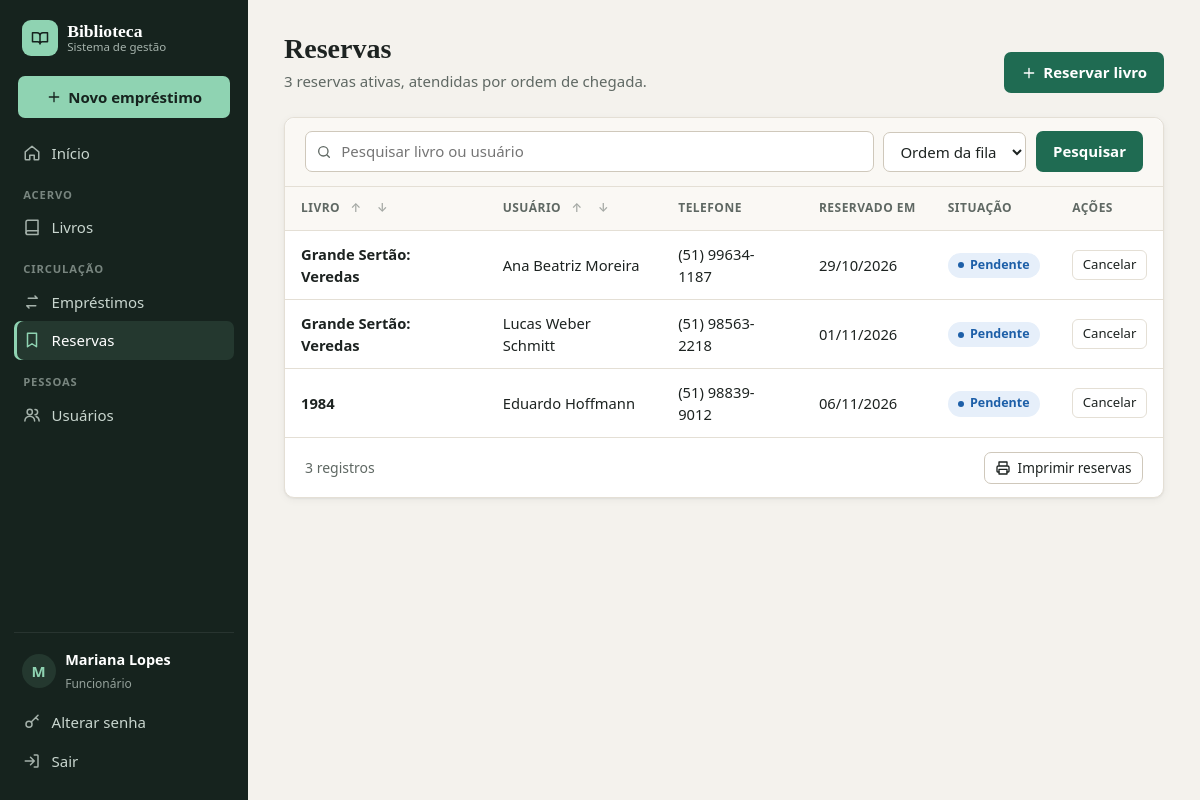
The page /reservas/ (signed in) on the database its author committed.
### meu_app/models.py (models this page shows, shortened)
class Reserva(models.Model):
    STATUS_CHOICES = [
        ('P', 'Pendente'),
        ('D', 'Disponível para retirada'),
        ('A', 'Atendida'),
        ('C', 'Cancelada'),
    ]
    usuario = models.ForeignKey(Usuario, on_delete=models.PROTECT, related_name='reservas')
    livro = models.ForeignKey(Livro, on_delete=models.PROTECT, related_name='reservas')
    funcionario = models.ForeignKey(settings.AUTH_USER_MODEL, on_delete=models.PROTECT)
    data_reserva = models.DateField(default=timezone.localdate)
    status = models.CharField(max_length=1, choices=STATUS_CHOICES, default='P')

class Livro(models.Model):
    titulo = models.CharField(max_length=200)
    autor = models.CharField(max_length=150)
    editora = models.CharField(max_length=120)
    ano_publicacao = models.PositiveIntegerField()
    isbn = models.CharField(max_length=20, unique=True)
    genero = models.CharField(max_length=100)
    quantidade_total = models.PositiveIntegerField(default=1)
    quantidade_disponivel = models.PositiveIntegerField(default=1)
    capa = models.FileField(upload_to='capas/', blank=True, null=True)
    ativo = models.BooleanField(default=True)

class Usuario(models.Model):
    nome = models.CharField(max_length=150)
    cpf = models.CharField(max_length=14, unique=True)
    telefone = models.CharField(max_length=20)
    endereco = models.CharField(max_length=250)
    ativo = models.BooleanField(default=True)
    bloqueado = models.BooleanField(default=False)
    data_cadastro = models.DateTimeField(auto_now_add=True)

### meu_app/views.py (the view)
# urls.py: path('reservas/', views.listar_reservas, name='listar_reservas'),
@login_required
def listar_reservas(request):
    pesquisa = request.GET.get('pesquisa', '')
    ordem = request.GET.get('ordem', '')
    reservas = Reserva.objects.filter(
        Q(livro__titulo__icontains=pesquisa) | Q(
            usuario__nome__icontains=pesquisa),
        status__in=['P', 'D'],
    ).select_related('usuario', 'livro')
    ordenacoes = {
        'livro': 'livro__titulo',
        'usuario': 'usuario__nome',
    }
    campo = ordenacoes.get(ordem.lstrip('-'))
    if campo is None:
        ordem = ''
        reservas = reservas.order_by('data_reserva', 'id')
    else:
        campo = Lower(campo).desc() if ordem.startswith('-') else Lower(campo).asc()
        reservas = reservas.order_by(campo, 'data_reserva', 'id')
    dados = {
        'reservas': reservas,
        'pesquisa': pesquisa,
        'ordem': ordem,
    }
    return render(request, 'listar_reservas.html', dados)

### meu_app/templates/listar_reservas.html (shortened to what this page needs)
{% extends 'base.html' %}
{% block conteudo %}
<div class="cabecalho-pagina">
    <div>
        <h1>Reservas</h1>
        <p>{{ reservas|length }} reserva{{ reservas|length|pluralize }} ativa{{ reservas|length|pluralize }}, atendidas por ordem de chegada.</p>
    </div>
    <div class="acoes nao-imprimir">
        <a class="botao" href="{% url 'cadastrar_reserva' %}">{% include '_icone.html' with nome='mais' tamanho=16 %} Reservar livro</a>
    </div>
</div>
<div class="painel">
    <form method="GET" class="filtros nao-imprimir">
        <div class="campo-busca">
            <input type="search" name="pesquisa" placeholder="Pesquisar livro ou usuário" value="{{ pesquisa }}" aria-label="Pesquisar">
        </div>
        <select name="ordem" aria-label="Ordenar por" onchange="this.form.submit()">
            <option value="" {% if not ordem %}selected{% endif %}>Ordem da fila</option>
        </select>
        <button type="submit" class="botao">Pesquisar</button>
    </form>
    <div class="tabela-rolagem">
        <table class="tabela tabela-responsiva">
            <thead>
                <tr>
                    <th><span class="ordenar">Livro <a href="?ordem=livro&pesquisa={{ pesquisa|urlencode }}" class="nao-imprimir">↑</a><a href="?ordem=-livro&pesquisa={{ pesquisa|urlencode }}" class="nao-imprimir">↓</a></span></th>
                    <th><span class="ordenar">Usuário <a href="?ordem=usuario&pesquisa={{ pesquisa|urlencode }}" class="nao-imprimir">↑</a><a href="?ordem=-usuario&pesquisa={{ pesquisa|urlencode }}" class="nao-imprimir">↓</a></span></th>
                    <th>Telefone</th>
                    <th>Reservado em</th>
                    <th>Situação</th>
                    <th class="nao-imprimir">Ações</th>
                </tr>
            </thead>
            <tbody>
                {% for reserva in reservas %}
                <tr>
                    <td class="titulo-celular forte">{{ reserva.livro.titulo }}</td>
                    <td data-label="Usuário">{{ reserva.usuario.nome }}</td>
                    <td data-label="Telefone">{{ reserva.usuario.telefone }}</td>
                    <td data-label="Reservado em">{{ reserva.data_reserva|date:'d/m/Y' }}</td>
                    <td data-label="Situação">
                        {% if reserva.status == 'D' %}
                            <span class="etiqueta etiqueta-ok">{{ reserva.get_status_display }}</span>
                        {% else %}
                            <span class="etiqueta etiqueta-info">{{ reserva.get_status_display }}</span>
                        {% endif %}
                    </td>
                    <td class="td-acoes nao-imprimir">
                        <form method="post" action="{% url 'cancelar_reserva' reserva.id %}" class="form-acao" onsubmit="return confirm('Confirmar o cancelamento desta reserva?')">{% csrf_token %}<button type="submit" class="botao-acao perigo">Cancelar</button></form>
                    </td>
                </tr>
                {% empty %}
                <tr><td colspan="6" class="vazio">Nenhuma reserva encontrada.</td></tr>
                {% endfor %}
            </tbody>
        </table>
    </div>
    <div class="painel-rodape nao-imprimir">
        <span>{{ reservas|length }} registro{{ reservas|length|pluralize }}</span>
        <button class="botao botao-secundario botao-pequeno" onclick="window.print()">{% include '_icone.html' with nome='imprimir' tamanho=16 %} Imprimir reservas</button>
    </div>
</div>
{% endblock %}

### meu_app/templates/_menu.html (shortened to what this page needs)
{% if user.is_authenticated %}
{% with rota=request.resolver_match.url_name %}
<aside class="barra-lateral nao-imprimir">
    <a class="marca" href="{% url 'index' %}">
        <span class="marca-icone">{% include '_icone.html' with nome='logo' %}</span>
        <span class="marca-nome">Biblioteca <small>Sistema de gestão</small></span>
    </a>
    <a class="lateral-cta" href="{% url 'cadastrar_emprestimo' %}">
        {% include '_icone.html' with nome='mais' tamanho=16 %} Novo empréstimo
    </a>
    <nav>
        <div class="menu-grupo">
            <a class="menu-link {% if rota == 'index' %}ativo{% endif %}" href="{% url 'index' %}">
                {% include '_icone.html' with nome='inicio' %} Início
            </a>
        </div>
        <div class="menu-grupo">
            <span class="menu-grupo-titulo">Acervo</span>
            <a class="menu-link {% if 'livro' in rota %}ativo{% endif %}" href="{% url 'listar_livros' %}">
                {% include '_icone.html' with nome='livro' %} Livros
            </a>
        </div>
        <div class="menu-grupo">
            <span class="menu-grupo-titulo">Circulação</span>
            <a class="menu-link {% if 'emprestimo' in rota or rota == 'registrar_ocorrencia' %}ativo{% endif %}" href="{% url 'listar_emprestimos' %}">
                {% include '_icone.html' with nome='emprestimo' %} Empréstimos
            </a>
            <a class="menu-link {% if 'reserva' in rota %}ativo{% endif %}" href="{% url 'listar_reservas' %}">
                {% include '_icone.html' with nome='reserva' %} Reservas
            </a>
        </div>
        <div class="menu-grupo">
            <span class="menu-grupo-titulo">Pessoas</span>
            <a class="menu-link {% if 'usuario' in rota %}ativo{% endif %}" href="{% url 'listar_usuarios' %}">
                {% include '_icone.html' with nome='usuarios' %} Usuários
            </a>
        </div>
    </nav>
    <div class="menu-usuario">
        <div class="usuario-info">
            <span class="avatar">{{ user.first_name|default:user.username|first }}</span>
            <div>
                <strong>{{ user.get_full_name|default:user.username }}</strong>
                <small>{% if user.is_superuser %}Administrador{% else %}Funcionário{% endif %}</small>
            </div>
        </div>
        <a class="menu-link {% if rota == 'alterar_senha' %}ativo{% endif %}" href="{% url 'alterar_senha' %}">
            {% include '_icone.html' with nome='senha' %} Alterar senha
        </a>
        <form method="post" action="{% url 'logout' %}">
            <button type="submit" class="menu-link menu-link-botao">
                {% include '_icone.html' with nome='sair' %} Sair
            </button>
        </form>
    </div>
</aside>
{% endwith %}
{% endif %}

### rows shown on the page
Reserva: livro.titulo "Grande Sertão: Veredas", usuario.nome "Ana Beatriz Moreira", usuario.telefone "(51) 99634-1187", data_reserva "29/10/2026", status "Pendente"
Reserva: livro.titulo "Grande Sertão: Veredas", usuario.nome "Lucas Weber Schmitt", usuario.telefone "(51) 98563-2218", data_reserva "01/11/2026", status "Pendente"
Reserva: livro.titulo "1984", usuario.nome "Eduardo Hoffmann", usuario.telefone "(51) 98839-9012", data_reserva "06/11/2026", status "Pendente"

### other values the page prints
{{ user.first_name|default:user.username|first }} "M"
{{ user.get_full_name|default:user.username }} "Mariana Lopes"
{{ reservas|length }} "3"
